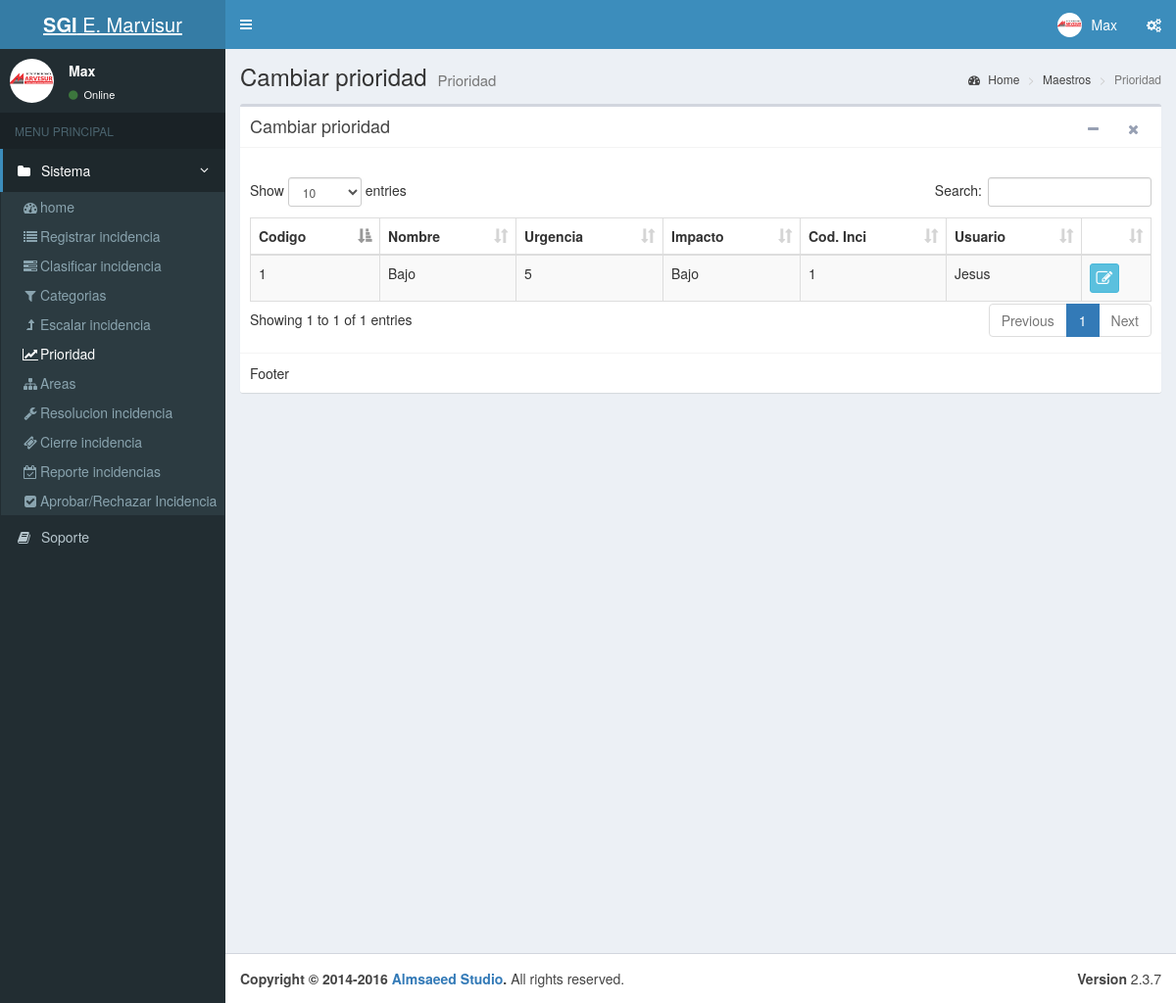
The page /index.php?c=Prioridad (signed in) on the database its author committed.
### tables this page shows
CREATE TABLE IF NOT EXISTS `menus` (
  `MENU_Id` int(11) NOT NULL,
  `MENU_Padre` varchar(45) DEFAULT NULL,
  `MENU_Nombre` varchar(100) DEFAULT NULL,
  `MENU_Descripcion` varchar(200) DEFAULT NULL,
  `MENU_NombreFormulario` varchar(50) DEFAULT NULL,
  `MENU_Icono` varchar(30) DEFAULT NULL,
  `MENU_FechaAuditoria` datetime DEFAULT NULL
);

CREATE TABLE IF NOT EXISTS `prioridad` (
  `PRIO_Id` int(11) NOT NULL,
  `PRIO_Nombre` varchar(20) NOT NULL,
  `PRIO_Urgencia` int(11) NOT NULL,
  `PRIO_Impacto` varchar(50) NOT NULL,
  `PRIO_Fecha` date NOT NULL,
  `INCI_Id` int(11) NOT NULL,
  `PRIO_Orden` int(11) NOT NULL,
  `USUA_Id` int(11) NOT NULL,
  `PRIO_FechaAuditoria` datetime NOT NULL
);

CREATE TABLE IF NOT EXISTS `usuarios` (
  `USUA_Id` int(11) NOT NULL,
  `USUA_Nombre` varchar(50) NOT NULL,
  `USUA_Nick` varchar(20) NOT NULL,
  `USUA_Password` varchar(50) NOT NULL,
  `ROL_Id` int(11) DEFAULT NULL,
  `USUA_FechaCreacion` date NOT NULL,
  `USUA_FechaAuditoria` datetime NOT NULL
);

### controller/prioridad.controller.php (called while the page is built, shortened)
<?php
require_once 'model/prioridad.php';
require_once 'model/herramientas.php';
class prioridadController{
    public function __CONSTRUCT(){
        $this->model = new prioridad();
        $this->herramientas = new herramientas();
    }
    public function Index(){
        require_once 'view/header.php';
        require_once 'view/prioridad/prioridad.php';
        require_once 'view/footer.php';
    }
}

### model/database.php (called while the page is built)
<?php
class Database
{
    public static function StartUp()
    {
        $pdo = new PDO('mysql:host=localhost;dbname=bd_incidencias;charset=utf8', 'root', '');
        $pdo->setAttribute(PDO::ATTR_ERRMODE, PDO::ERRMODE_EXCEPTION);
        return $pdo;
    }
}

### model/herramientas.php (called while the page is built, shortened)
<?php
class herramientas
{
	public function __CONSTRUCT()
	{
		try
		{
			$this->pdo = Database::StartUp();
		}
		catch(Exception $e)
		{
			die($e->getMessage());
		}
	}
	public function MenuValidacion($MenuPadre)
	{
		try
		{
			$stm = $this->pdo->prepare("SELECT
											M.MENU_Id,
											M.MENU_Padre,
											M.MENU_Nombre,
											M.MENU_NombreFormulario,
											M.MENU_Icono,
											R.ROL_Id,
											R.ROL_Nombre
											FROM
											menus M
											inner join permiso_rol PR on M.MENU_Id = PR.MENU_Id
											inner join rol R on PR.ROL_Id = R.ROL_Id
											WHERE
											PR.ROL_Id = ".$_SESSION['ROL_Id']."
											and MENU_Padre=?");
			$stm->execute(array($MenuPadre));
			return $stm->fetchAll(PDO::FETCH_OBJ);
		}
		catch(Exception $e)
		{
			die($e->getMessage());
		}
	}
public function MenuValidacionCabeceras()
	{
		try
		{
			$stm = $this->pdo->prepare("SELECT DISTINCT MENU_Padre FROM menus");
			$stm->execute();
			return $stm->fetchAll(PDO::FETCH_OBJ);
		}
		catch(Exception $e)
		{
			die($e->getMessage());
		}
	}
	public function ActiveMenus($ActiveMenu)
	{
		try
		{
			$stm = $this->pdo->prepare("SELECT MENU_Padre FROM menus where MENU_NombreFormulario = ?");
			$stm->execute(array($ActiveMenu));
			return $stm->fetchAll(PDO::FETCH_OBJ);
		}
		catch(Exception $e)
		{
			die($e->getMessage());
		}
	}
}

### model/prioridad.php (called while the page is built, shortened)
<?php
class prioridad
{
	public function __CONSTRUCT()
	{
		try
		{
			$this->pdo = Database::StartUp();
		}
		catch(Exception $e)
		{
			die($e->getMessage());
		}
	}
	public function ObtenerListaPrioridad()
	{
		try
		{
			$stm = $this->pdo->prepare("SELECT
									 PRIO_Id,
									`PRIO_Nombre`,
									`PRIO_Urgencia` ,
									`PRIO_Impacto`,
									`INCI_Id`,
									U.USUA_Nombre
									FROM `prioridad`  P
									INNER JOIN usuarios U ON P.`USUA_Id` = U.USUA_Id");
			$stm->execute();
			return $stm->fetchAll(PDO::FETCH_OBJ);
		}
		catch(Exception $e)
		{
			die($e->getMessage());
		}
	}
}

### view/prioridad/prioridad.php (the view)
<div class="content-wrapper">
  <section class="content-header">
    <h1>
        Cambiar prioridad
      <small>Prioridad</small>
    </h1>
    <ol class="breadcrumb">
      <li><a href="#"><i class="fa fa-dashboard"></i> Home</a></li>
      <li><a href="#">Maestros</a></li>
      <li class="active">Prioridad</li>
    </ol>
  </section>
  <section class="content">
    <div class="box">
          <div class="box-header with-border">
             <h3 class="box-title">Cambiar prioridad</h3>
              <div class="box-tools pull-right">
                <button type="button" class="btn btn-box-tool" data-widget="collapse" data-toggle="tooltip" title="Collapse">
                  <i class="fa fa-minus"></i></button>
                <button type="button" class="btn btn-box-tool" data-widget="remove" data-toggle="tooltip" title="Remove">
                  <i class="fa fa-times"></i></button>
              </div>
          </div>
          <div class="box-body">
           <div class="row">
            <div class="col-lg-2">
                <br>
            </div>
          </div>
        <table   id="tbDTb" class="table table-striped  table-bordered">
              <thead>
                  <tr>
                      <th>Codigo</th>
                      <th>Nombre</th>
                      <th>Urgencia</th>
                      <th>Impacto</th>
                      <th>Cod. Inci</th>
                      <th>Usuario</th>
                      <th></th>
                 </tr>
              </thead>
              <tbody>
                <?php foreach($this->model->ObtenerListaPrioridad() as $r): ?>
                  <tr>
                    <td><?php echo $r->PRIO_Id; ?></td>
                    <td><?php echo $r->PRIO_Nombre; ?></td>
                    <td><?php echo $r->PRIO_Urgencia; ?></td>
                    <td><?php echo $r->PRIO_Impacto; ?></td>
                    <td><?php echo $r->INCI_Id; ?></td>
                    <td><?php echo $r->USUA_Nombre; ?></td>
                    <td> <a href="?c=prioridad&a=Crud&Id=<?php echo $r->PRIO_Id; ?>" data-toggle="tooltip" title="Editar" class="btn btn-social-icon btn-info btn-sm" ><i class="fa fa-fw fa-edit" ></i></a>  </td>
                  </tr>
                <?php endforeach; ?>
              </tbody>
          </table>
          </div>
          <div class="box-footer">
            Footer
          </div>
    </div>
  </section>
</div>

### view/header.php (shortened to what this page needs)
<!DOCTYPE html>
<html lang="es">
<head>
  <link rel="stylesheet" href="css/bootstrap/css/bootstrap.min.css">
  <link rel="stylesheet" href="//cdnjs.cloudflare.com/ajax/libs/font-awesome/4.5.0/css/font-awesome.min.css">
  <link rel="stylesheet" href="//cdnjs.cloudflare.com/ajax/libs/ionicons/2.0.1/css/ionicons.min.css">
  <link rel="stylesheet" href="css/dist/css/AdminLTE.min.css">
  <link rel="stylesheet" href="css/dist/css/skins/_all-skins.min.css">
  <link rel="stylesheet" href="css/plugins/datatables/dataTables.bootstrap.css">
  <link rel="stylesheet" href="assets/js/jquery-ui/jquery-ui.min.css" />
  <link rel="stylesheet" href="css/plugins/datatables/datatables.min.css">
  <link rel="stylesheet" href="css/plugins/datatables/fixedHeader.dataTables.min.css">
  <link rel="stylesheet" href="//cdnjs.cloudflare.com/ajax/libs/bootstrap-select/1.12.1/css/bootstrap-select.min.css">
  <link href="//maxcdn.bootstrapcdn.com/bootstrap/3.3.7/css/bootstrap.min.css" rel="stylesheet">
  <link href="css/fileinput/fileinput.css" media="all" rel="stylesheet" type="text/css"/>
      <link rel="stylesheet" href="css/plugins/datepicker/datepicker3.css">
</head>
<body class="hold-transition skin-blue sidebar-mini" >
  <div class="wrapper">
  <header class="main-header">
    <a href="index2.html" class="logo">
      <span class="logo-lg"><b>SGI</b> E. Marvisur</span>
    </a>
    <nav class="navbar navbar-static-top">
      <a href="#" class="sidebar-toggle" data-toggle="offcanvas" role="button">
      </a>
      <div class="navbar-custom-menu">
        <ul class="nav navbar-nav">
          <li class="dropdown user user-menu">
            <a href="#" class="dropdown-toggle" data-toggle="dropdown">
              <img src="<?php echo 'Recursos/Imagen/logo.png' ;?>" class="user-image" alt="User Image">
              <span class="hidden-xs"> <?php  echo  $_SESSION['USUA_Nombre'];?></span>
            </a>
          </li>
          <li>
            <a href="#" data-toggle="control-sidebar"><i class="fa fa-gears"></i></a>
          </li>
        </ul>
      </div>
    </nav>
  </header>
  <aside class="main-sidebar">
    <section class="sidebar">
      <div class="user-panel">
        <div class="pull-left image">
          <img src="<?php echo 'Recursos/Imagen/logo.png';?>" class="img-circle" alt="User Image">
        </div>
        <div class="pull-left info">
          <p><?php  echo  $_SESSION['USUA_Nombre'];?></p>
          <a href="#"><i class="fa fa-circle text-success"></i> Online</a>
        </div>
      </div>
      <ul class="sidebar-menu">
        <li class="header">MENU PRINCIPAL</li>
      <?php isset($_REQUEST['c'])?$active=$_REQUEST['c']:$active='';?>
        <?php foreach($this->herramientas->MenuValidacionCabeceras() as $t): ?>
           <?php foreach($this->herramientas->ActiveMenus($active) as $p): ?>
        <li class="<?php echo $p->MENU_Padre==$t->MENU_Padre? 'active' : '';?> treeview">
          <a href="#">
              <i class="fa fa-folder"></i> <span><?php echo $t->MENU_Padre; ?></span>
            <span class="pull-right-container">
              <i class="fa fa-angle-left pull-right"></i>
            </span>
          </a>
          <ul class="treeview-menu">
              <?php foreach($this->herramientas->MenuValidacion($t->MENU_Padre) as $r): ?>
              <li class="<?php echo $active == $r->MENU_NombreFormulario ? 'active' : ''; ?>"><a href="?c=<?php echo $r->MENU_NombreFormulario; ?>"><i class="<?php echo $r->MENU_Icono; ?>"></i><?php echo $r->MENU_Nombre; ?></a></li>
             <?php endforeach; ?>
          </ul>
        </li>
           <?php endforeach; ?>
        <?php endforeach; ?>
        <li><a href=""><i class="fa fa-book"></i> <span>Soporte</span></a></li>
    </section>
  </aside>

### rows shown on the page
menus: MENU_Padre "Sistema", MENU_Nombre "Prioridad"
menus: MENU_Nombre "home"
menus: MENU_Nombre "Registrar incidencia"
menus: MENU_Nombre "Clasificar incidencia"
menus: MENU_Nombre "Categorias"
menus: MENU_Nombre "Escalar incidencia"
menus: MENU_Nombre "Areas"
menus: MENU_Nombre "Resolucion incidencia"
menus: MENU_Nombre "Cierre incidencia"
menus: MENU_Nombre "Reporte incidencias"
menus: MENU_Nombre "Aprobar/Rechazar Incidencia"
prioridad: PRIO_Id "1", PRIO_Nombre "Bajo", PRIO_Urgencia "5", PRIO_Impacto "Bajo", INCI_Id "1", USUA_Id.USUA_Nombre "Jesus"

### other values the page prints
$_SESSION['USUA_Nombre'] "Max"
